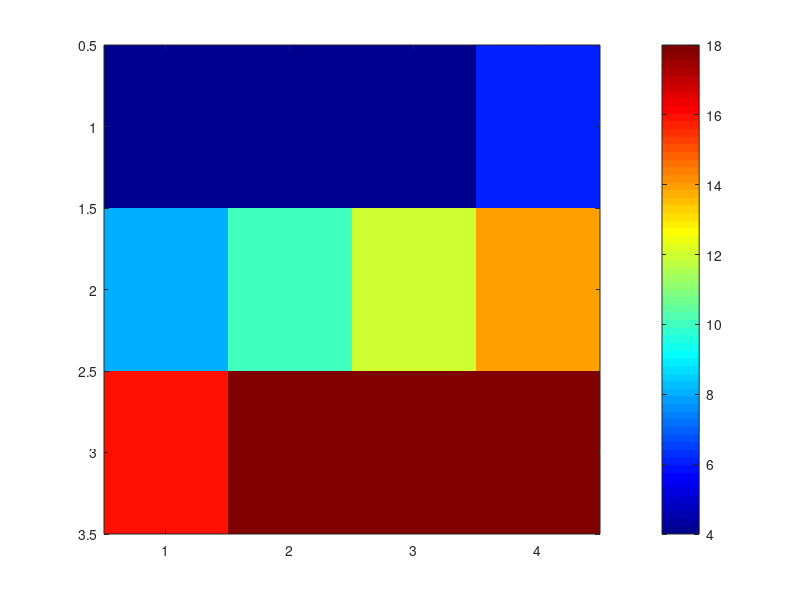

MATLAB code for this plot:
C = [0 2 4 6; 8 10 12 14; 16 18 20 22];
clims = [4 18];% [limit_min, limit_max]
imagesc(C, clims)
colormap('Jet')
colorbar
